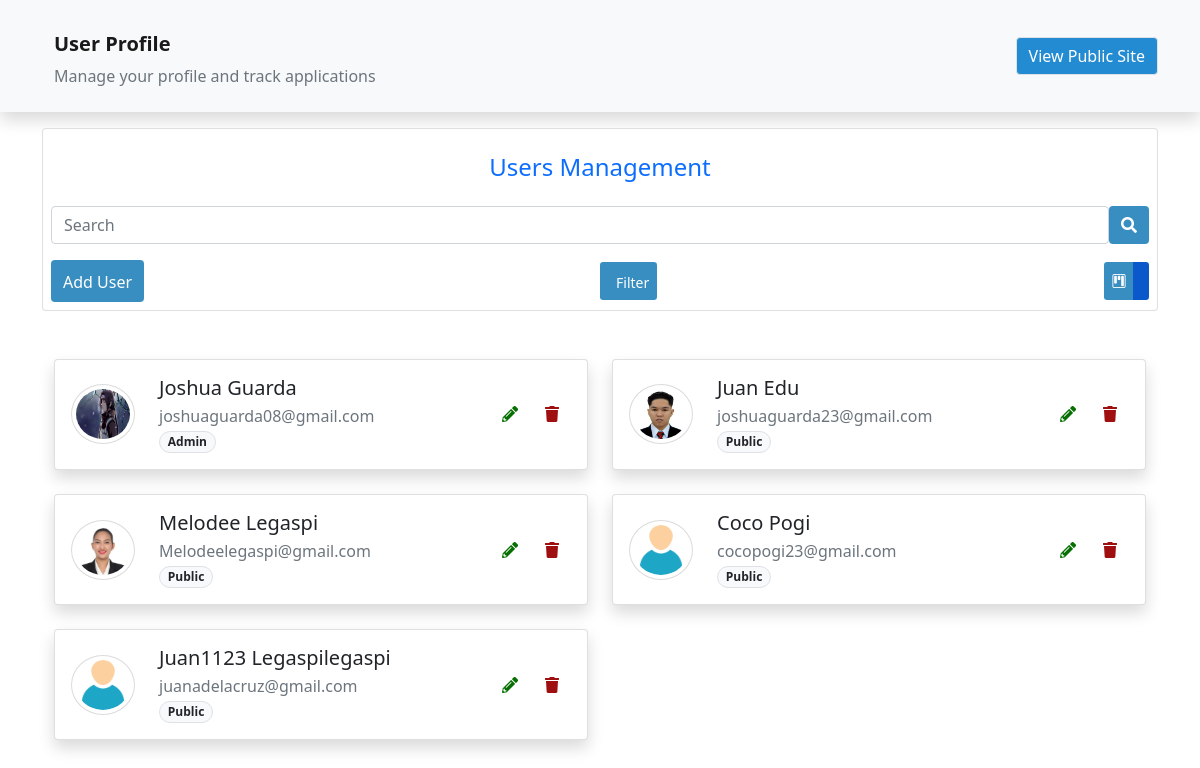
/admin-get-users/ (signed in), run on the app's committed database.
### my_app/models.py (models this page shows, shortened)
class Users(db.Model,UserMixin):
    id = db.Column(db.Integer(),primary_key=True)
    firstname=db.Column(db.String(length=30),nullable=False)
    lastname=db.Column(db.String(length=30),nullable=False)
    email_address=db.Column(db.String(length=51),nullable=False)
    password_hash=db.Column(db.String(length=30),nullable=False)
    address_1 = db.Column(db.String(length=120),nullable=True)
    address_2 = db.Column(db.String(length=100),nullable=True)
    brgy_id = db.Column(db.String(),nullable=True)
    munci_id = db.Column(db.String(),nullable=True)
    prov_id = db.Column(db.String(),nullable=True)
    zipcode = db.Column(db.String(),nullable=True)
    mobile_number = db.Column(db.String(length=11),nullable=True)
    phone_number = db.Column(db.String(length=8),nullable=True)
    profile_picture =db.Column(db.String(),nullable=True)
    department_id =db.Column(db.Integer(),db.ForeignKey('department.id'))
    department = db.relationship('Department')
    user_type_id = db.Column(db.Integer(),db.ForeignKey('usertype.id'))
    user_type = db.relationship('Usertype')
    creation_date = db.Column(db.Date(),nullable=False)
    write_date =  db.Column(db.Date(),nullable=False)
    @property
    def password(self):
        raise AttributeError("Password is write-only.")

class Usertype(db.Model):
    id = db.Column(db.Integer(),primary_key=True)
    name=db.Column(db.String(length=30),unique=True,nullable=False)
    user_type=db.relationship('Users',backref='desig_user',lazy=True)
    def __str__(self):
        return self.name

### my_app/routes.py (the view)
@app.route('/admin-get-users/', methods=["GET"])
@login_required
def admin_dashboard_manage_users():
    users = Users.query.all()
    return render_template('admin/admin_users_management.html', users=users)

### my_app/models.py (called while the page is built)
@login_manager.user_loader
def load_user(user_id):
    return Users.query.get(int(user_id))

### my_app/templates/admin/admin_users_management.html (shortened to what this page needs)
{% extends "admin/admin_dashboard.html"%}
{% block nav%}
<li class="nav-item">
    <button id="nav-btn" type="button" class="btn btn-light fw-normal border" onclick="location.href='{{ url_for('home_page') }}'">
    View Public Site
    </button>
</li>
{% endblock%}
{% block section %}
<section id="UsersManagement">
    <div class="container">
        <div class="row pt-3">
            <div class="col-12">
                <div class="card users-management">
                    <div class="card-body p-2">
                        <div class="text-center">
                            <h4 class="py-3 text-primary">Users Management</h4>
                            <div class="d-flex">
                                <input type="text" class="form-control" placeholder="Search">
                                <button class="btn btn-primary" type="button">
                                    <i class="fas fa-search"></i>
                                </button>
                            </div>
                        </div>
                        <div class="d-flex justify-content-between align-items-center mt-3 flex-wrap">
                            <button type="button" class="btn btn-primary d-none d-md-block" onclick="openUserCreateModal()">
                                Add User
                            </button>
                            <div class="d-none d-md-flex justify-content-between w-50">
                                <div class="btn-group" role="group" aria-label="Basic outlined example">
                                    <button type="button" class="btn btn-sm btn-primary">
                                        <span class="ms-2">Filter</span>
                                    </button>
                                </div>
                                <div class="btn-group" role="group" aria-label="Basic outlined example">
                                    <button id="btn-UsersKanbanView" type="button" class="btn btn-sm btn-primary " data-bs-toggle="tooltip" title="Kanban View">
                                        <i class="bi bi-kanban"></i>
                                    </button>
                                    <button id="btn-UsersTreeView" type="button" class="btn btn-sm btn-primary active" data-bs-toggle="tooltip" title="List View">
                                    </button>
                                </div>
                            </div>
                        </div>
                    </div>
                </div>
            </div>
        </div>
        <section id="UsersManagementKanbanView" class="container">
            <div class="row row-cols-1 row-cols-lg-2 g-4 py-5">
                {% for user in users %}
                    <div class="col">
                        <div class="col" id="user-card-{{ user.id }}">
                            <div class="card shadow h-100">
                                <div class="card-body">
                                    <div class="d-flex flex-wrap align-items-center justify-content-between">
                                        <div class="d-flex align-items-center flex-wrap flex-grow-1 min-w-0">
                                            <img id="user-avatar-{{ user.id }}"
                                            src="{{
                                            url_for('static', filename='uploads/avatars/' + user.profile_picture)
                                            if user.profile_picture
                                            else url_for('static', filename='builtin/icons/person.png')
                                            }}"
                                            onerror="this.onerror=null; this.src='{{ url_for('static', filename='builtin/icons/person.png') }}';"
                                            class="rounded-circle me-3 p-1"
                                            style="border: 1px solid {{ user.department.color if user.department and user.department.color else '#dcdbdb' }};"
                                            width="64" height="60">
                                            <div class="px-2">
                                                <h5 class="mb-1" id="user-name-{{ user.id }}">{{ user.firstname|capitalize }} {{ user.lastname|capitalize }}</h5>
                                                <p class="text-muted mb-0" id="user-email-{{ user.id }}">{{ user.email_address }}</p>
                                                <p class="text-muted mb-0" id="user-type-{{ user.id }}">
                                                    <span class="badge border rounded-pill bg-light text-dark"
                                                        data-user-type-id="{{ user.user_type_id }}">
                                                        {{ user.user_type.name|capitalize }}
                                                    </span>
                                                </p>
                                            </div>
                                        </div>
                                        <div class="btn-group gap-1 mt-3 mt-md-0">
                                            <button type="button" class="btn btn-transparent-success" onclick="openUserEditModal({{user.id}})">
                                                <i class="fas fa-pencil-alt"></i>
                                            </button>
                                            <button type="button" class="btn btn-transparent-danger" onclick="openUserDeleteModal({{user.id}})">
                                                <i class="fas fa-trash"></i>
                                            </button>
                                        </div>
                                    </div>
                                </div>
                            </div>
                        </div>
                    </div>
                {% endfor %}
            </div>
        </section>
    </div>
</section>
{% endblock%}

### my_app/static/style.css (style rules this page uses)
* { padding: 0; margin: 0; box-sizing: border-box; }
#nav-btn { color: #ffffff; background-color: #228bd1; white-space: nowrap; }
.btn-primary, .btn-primary:focus, .btn-primary:active, .btn-primary:focus:active, .btn-primary:focus-visible { background-color: #388ec0; border: none; outline: none; box-shadow: none; transition: transform 0.3s ease, box-shadow 0.2s ease; }
.btn-transparent-success, .btn-transparent-success:focus, .btn-transparent-success:active, .btn-transparent-success:focus:active, .btn-transparent-success:focus-visible { color:#057001 ; border: none; outline: none; box-shadow: none; transition: transform 0.3s ease; }
.btn-transparent-danger, .btn-transparent-danger:focus, .btn-transparent-danger:active, .btn-transparent-danger:focus:active, .btn-transparent-danger:focus-visible { color:#a00f0f ; border: none; outline: none; box-shadow: none; transition: transform 0.3s ease; }

### data on the page
Users: profile_picture (picture), firstname "Joshua", lastname "Guarda", email_address "joshuaguarda08@gmail.com", user_type.name "Admin"
Users: profile_picture (picture), firstname "Juan", lastname "Edu", email_address "joshuaguarda23@gmail.com", user_type.name "Public"
Users: profile_picture (picture), firstname "Melodee", lastname "Legaspi", email_address "Melodeelegaspi@gmail.com", user_type.name "Public"
Users: firstname "Coco", lastname "Pogi", email_address "cocopogi23@gmail.com", user_type.name "Public"
Users: firstname "Juan1123", lastname "Legaspilegaspi", email_address "juanadelacruz@gmail.com", user_type.name "Public"
